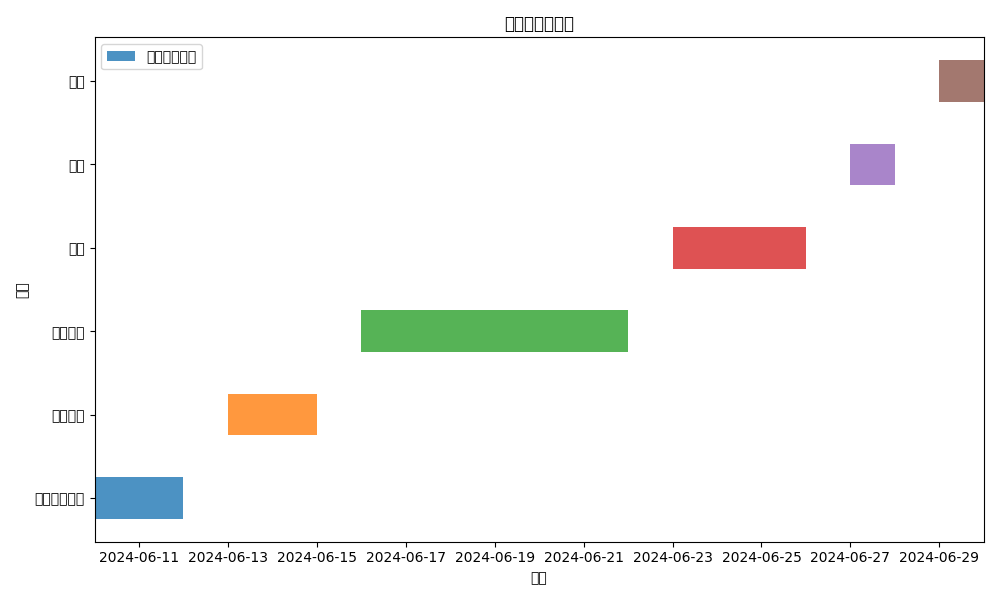

The Python source for this figure:
import matplotlib.pyplot as plt
import matplotlib.dates as mdates
from datetime import datetime
import matplotlib.font_manager as fm

# 设置中文字体，SimHei 是 Windows 中的中文字体，如果是其他系统，请替换为相应的字体
plt.rcParams['font.family'] = 'SimHei'

# 定义阶段和时间
phases = [
    {'phase': '需求分析阶段', 'start_date': '2024-06-10', 'end_date': '2024-06-12'},
    {'phase': '设计阶段', 'start_date': '2024-06-13', 'end_date': '2024-06-15'},
    {'phase': '编码实现', 'start_date': '2024-06-16', 'end_date': '2024-06-22'},
    {'phase': '测试', 'start_date': '2024-06-23', 'end_date': '2024-06-26'},
    {'phase': '部署', 'start_date': '2024-06-27', 'end_date': '2024-06-28'},
    {'phase': '汇总', 'start_date': '2024-06-29', 'end_date': '2024-06-30'}
]

# 解析日期并转换为 datetime 对象
for phase in phases:
    phase['start_date'] = datetime.strptime(phase['start_date'], '%Y-%m-%d')
    phase['end_date'] = datetime.strptime(phase['end_date'], '%Y-%m-%d')

# 提取阶段名称和时间范围
phases_names = [phase['phase'] for phase in phases]
start_dates = [phase['start_date'] for phase in phases]
end_dates = [phase['end_date'] for phase in phases]
duration = [(end - start).days for start, end in zip(start_dates, end_dates)]

# 绘制甘特图
fig, ax = plt.subplots(figsize=(10, 6))

# 绘制任务条
for i, phase in enumerate(phases):
    ax.barh(phase['phase'], duration[i], left=start_dates[i], height=0.5, align='center', alpha=0.8)

# 设置日期格式
ax.xaxis.set_major_formatter(mdates.DateFormatter('%Y-%m-%d'))

# 设置标题和标签
ax.set_title('项目阶段甘特图')
ax.set_xlabel('日期')
ax.set_ylabel('阶段')

# 设置 x 轴范围
ax.set_xlim(min(start_dates), max(end_dates))

# 显示图例
ax.legend(['阶段持续时间'], loc='best')

# 自动调整布局
plt.tight_layout()

# 显示图表
plt.show()
